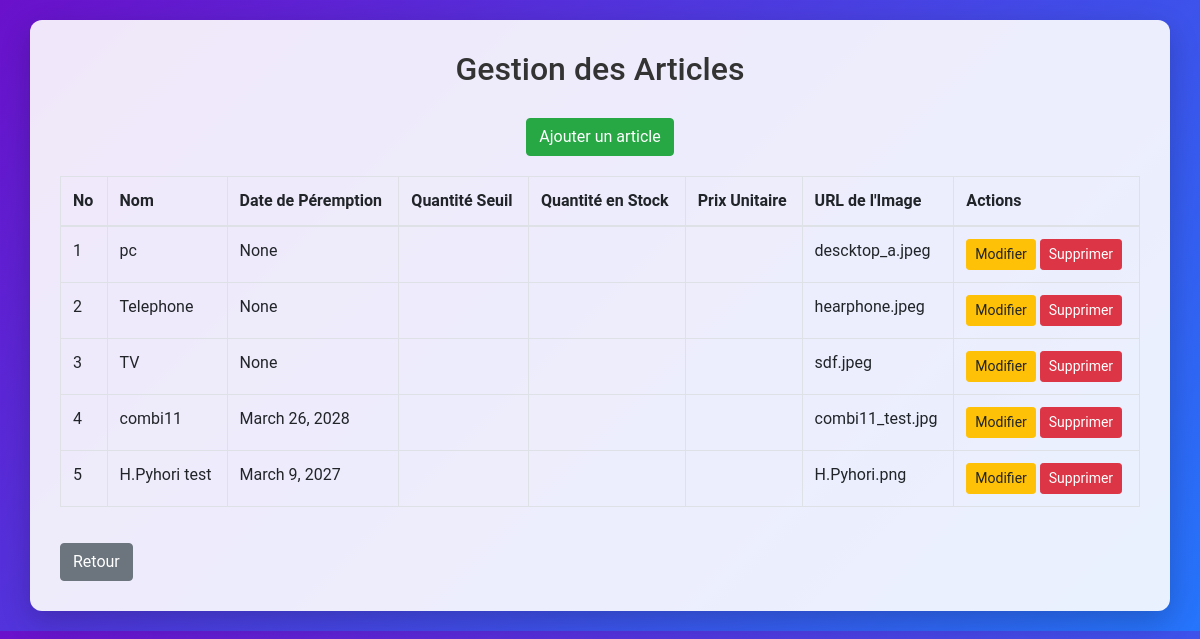
The app's page /manage-articles/ (signed in) with its own data.
### Article/models.py (models this page shows, shortened)
class Article(models.Model):
    save_by = models.ForeignKey(
        Person,
        related_name='manager_articles',
        on_delete=models.PROTECT,
        limit_choices_to={'role': 'M'},  # Filter to make sure the person is a Manager
    )
    name = models.CharField(max_length=100)
    description = models.CharField(max_length=255)
    quantity = models.IntegerField()
    unit_price = models.DecimalField(max_digits=1000, decimal_places=2)
    date_per = models.DateField(blank=True, null=True)
    image_url = models.ImageField(blank=True, upload_to= 'img')
    class Meta:
        constraints = [
            models.UniqueConstraint(fields=['name'], name = 'unique_article_name')
        ]
        verbose_name = "Article"
        verbose_name_plural = "Articles"

### Trade/views.py (the view)
# urls.py: path('manage-articles/', views.manage_articles, name='manage-articles'),
@login_required
def manage_articles(request):
    articles = Article.objects.all()
    items = pagination(request, articles)
    return render(request, 'manage_articles.html', {'articles': items})

### Users/utils.py (called while the page is built)
def pagination(request, invoices):
    default_page = 1
    page = request.GET.get('page', default_page)
    items_per_page = 5
    parginator = Paginator(invoices, items_per_page)
    try:
        items_page = parginator.page(page)
    except PageNotAnInteger:
        items_page = parginator.page(default_page)
    except EmptyPage:
        items_page = parginator.page(parginator.num_pages)
    return items_page

### templates/manage_articles.html (shortened to what this page needs)
<!DOCTYPE html>
<html lang="fr">
<head>
    <link href="https://stackpath.bootstrapcdn.com/bootstrap/4.5.2/css/bootstrap.min.css" rel="stylesheet">
</head>
<body>
    <div class="container">
        <h2 class="title">Gestion des Articles</h2>
        <div class="add-button">
            <a href="{% url 'add_article' %}" class="btn btn-success">Ajouter un article</a>
        </div>
        <table class="table table-bordered">
            <thead>
                <tr>
                    <th>No</th>
                    <th>Nom</th>
                    <th>Date de Péremption</th>
                    <th>Quantité Seuil</th>
                    <th>Quantité en Stock</th>
                    <th>Prix Unitaire</th>
                    <th>URL de l'Image</th>
                    <th>Actions</th>
                </tr>
            </thead>
            <tbody>
                {% for article in articles %}
                    <tr>
                        <td>{{ forloop.counter }}</td>
                        <td>{{ article.name }}</td>
                        <td>{{ article.date_per }}</td>
                        <td>{{ article.qte_seuil }}</td>
                        <td>{{ article.qte_stock }}</td>
                        <td>{{ article.PU }}</td>
                        <td>{{ article.image_url }}</td>
                        <td>
                            <a href="{% url 'edit_article' article.id %}" class="btn btn-warning btn-sm">Modifier</a>
                            <a href="{% url 'delete_article' %}?article_id={{ article.id }}" class="btn btn-danger btn-sm" onclick="return confirm('Êtes-vous sûr de vouloir supprimer cet article ?');">Supprimer</a>
                        </td>
                    </tr>
                {% empty %}
                    <tr>
                        <td colspan="8" class="text-center">Aucun article trouvé</td>
                    </tr>
                {% endfor %}
            </tbody>
        </table>
        <a href="{% url 'admin_dashboard' %}" class="btn btn-secondary">Retour</a>
    </div>
</body>
</html>

### templates/manage_articles.html (style rules this page uses)
body { background: linear-gradient(135deg, #6a11cb, #2575fc); font-family: 'Roboto', sans-serif; padding: 20px; }
.container { background-color: rgba(255, 255, 255, 0.9); padding: 30px; border-radius: 12px; box-shadow: 0px 10px 30px rgba(0, 0, 0, 0.2); }
.title { text-align: center; margin-bottom: 30px; color: #333; }
.add-button { text-align: center; margin-bottom: 20px; }
.btn-secondary { margin-top: 20px; width: auto; }

### records on screen
Article: name "pc", date_per "None", image_url "descktop_a.jpeg"
Article: name "Telephone", date_per "None", image_url "hearphone.jpeg"
Article: name "TV", date_per "None", image_url "sdf.jpeg"
Article: name "combi11", date_per "March 26, 2028", image_url "combi11_test.jpg"
Article: name "H.Pyhori test", date_per "March 9, 2027", image_url "H.Pyhori.png"
